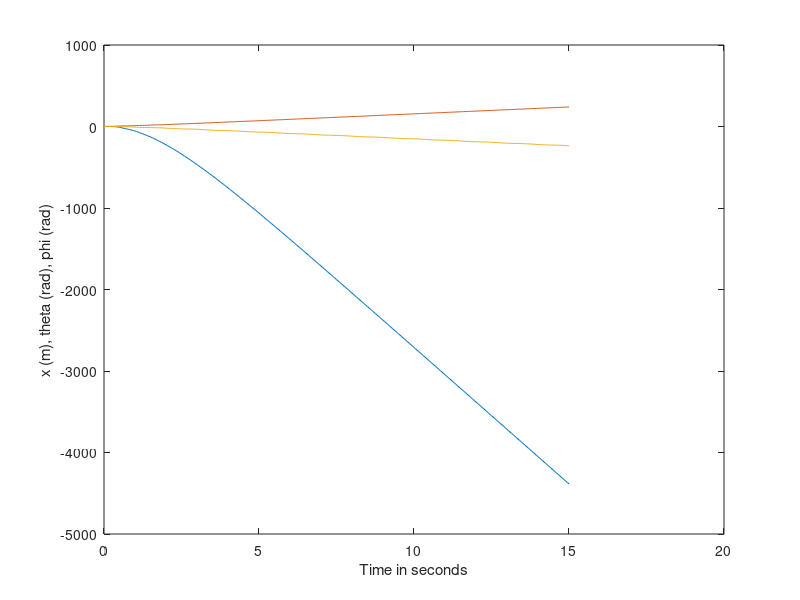
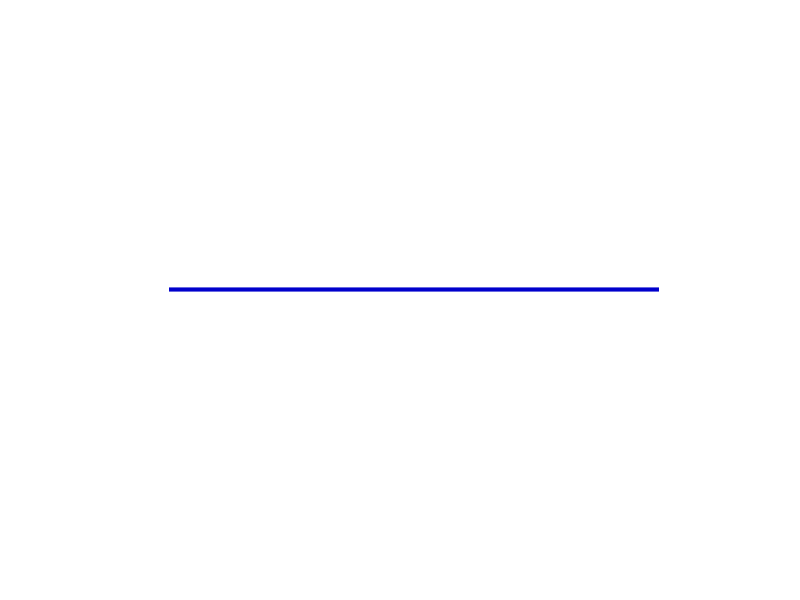

Write MATLAB code to recreate these figures, in order.
function DIP_Simulation()
% System parameters
g = 9.8;
l11 = .5;
l1t = 0;
l0 = 1;
l2 = 1;
m1 = .25;
m2 = .25;
mw = .5;
r = (58e-3)/2;
J1 = m1*r^2/2;
J2 = m2*.5^2;
Jw = mw*r^2/2;

% Set up values for ode23
t0 = 0;
tf = 15;
t = (t0:.05:tf)';
y0 = [0 pi/2 0 0 0 0]';
[t,Y] = ode23(@fofx,t,y0);

% Plot position vs. time for both coordinates
figure(1)
x  = Y(:,1);
theta  = Y(:,2);
phi = Y(:,3);
plot(t,[x theta phi]);
ylabel('x (m), theta (rad), phi (rad)')
xlabel('Time in seconds')

figure(2)
hold on
axis([-2.1 2.1 -2.1 2.1]);
axis('square');
axis('off');
for i=1:length(Y)
    cla
    q1 = Y(i,1);
    q2 = Y(i,2);
    q3 = Y(i,3);
    pts = [ [q1 r 0]', [q1 r 0]' + l0*[cos(q2) sin(q2) 0]', [q1 r 0]' + l0*[cos(q2) sin(q2) 0]' + l2*[cos(q2+q3) sin(q2+q3) 0]'];
    plot(q1,r,'go','LineWidth',23); % green circle
    plot(pts(1,:)',pts(2,:)','LineWidth',5,'Color',[.8 0 0]); % two red pendulums
    plot(pts(1,:)',pts(2,:)','yo','LineWidth',1); % yellow circles
    plot([-5 5]',[0 0]','LineWidth',3,'Color',[0 0 .8]); % blue ground
    pause(.1);
end

function ydot = fofx(t,y)
    q1  = y(1);
    q2  = y(2);
    q3  = y(3);
    q1d = y(4);
    q2d = y(5);
    q3d = y(6);

%    tau = 0;
     tau = -[1.0000 19.8194 0.0000 1.0459 0.7192 0]*(y-[0 pi/2 0 0 0 0]');
%    tau = -[0  396.9809   0   87.2548]*(y-[0 pi/2 0 0]');
%     if( tau > 40 ), tau = 40; end
%     if( tau < -40 ), tau = -40; end
    q1dd = -r*(J1*tau-J1*m2*l0*sin(q2)*q2d^2*r+m2*l0^2*tau-m2^2*l0^3*sin(q2)*q2d^2*r+m2*l0*cos(q2)*r*tau+m2*l0*cos(q2)*r*g*m1*l11*sin(q2)+m2*l0*cos(q2)^2*r*g*m1*l1t+m2*l0^2*cos(q2)*r*g*m1*sin(q2))/(-m1*r^2*J1-m1*r^2*m2*l0^2-m2*r^2*J1-m2^2*r^2*l0^2-mw*r^2*J1-mw*r^2*m2*l0^2-Jw*J1-Jw*m2*l0^2+m2^2*l0^2*cos(q2)^2*r^2);
    q2dd = -(mw*r^2*g*m1*l11*sin(q2)+mw*r^2*g*m1*l1t*cos(q2)+mw*r^2*g*m1*l0*sin(q2)+Jw*g*m1*l11*sin(q2)+Jw*g*m1*l1t*cos(q2)+Jw*g*m1*l0*sin(q2)+m2*l0*cos(q2)*r*tau+Jw*tau+m1*r^2*tau+m2*r^2*tau+mw*r^2*tau-m2^2*l0^2*cos(q2)*r^2*sin(q2)*q2d^2+m1^2*r^2*g*l11*sin(q2)+m1^2*r^2*g*l1t*cos(q2)+m1^2*r^2*g*l0*sin(q2)+m2*r^2*g*m1*l11*sin(q2)+m2*r^2*g*m1*l1t*cos(q2)+m2*r^2*g*m1*l0*sin(q2))/(-m1*r^2*J1-m1*r^2*m2*l0^2-m2*r^2*J1-m2^2*r^2*l0^2-mw*r^2*J1-mw*r^2*m2*l0^2-Jw*J1-Jw*m2*l0^2+m2^2*l0^2*cos(q2)^2*r^2)
    q3dd = (-g*m1*l2*sin(q2+q3)*Jw*m2*l0^2+g*m1*l2*sin(q2+q3)*m2^2*l0^2*cos(q2)^2*r^2+J2*Jw*g*m1*l0*sin(q2)-g*m1^2*l2*sin(q2+q3)*r^2*J1-g*m1^2*l2*sin(q2+q3)*r^2*m2*l0^2-g*m1*l2*sin(q2+q3)*m2*r^2*J1-g*m1*l2*sin(q2+q3)*m2^2*r^2*l0^2-g*m1*l2*sin(q2+q3)*mw*r^2*J1-g*m1*l2*sin(q2+q3)*mw*r^2*m2*l0^2-g*m1*l2*sin(q2+q3)*Jw*J1-m2^2*l0^2*cos(q2)*r^2*J2*sin(q2)*q2d^2+m2*l0*cos(q2)*r*J2*tau+J2*m1^2*r^2*g*l11*sin(q2)+J2*m1^2*r^2*g*l1t*cos(q2)+J2*m1^2*r^2*g*l0*sin(q2)+J2*m2*r^2*g*m1*l11*sin(q2)+J2*m2*r^2*g*m1*l1t*cos(q2)+J2*m2*r^2*g*m1*l0*sin(q2)+J2*mw*r^2*g*m1*l11*sin(q2)+J2*mw*r^2*g*m1*l1t*cos(q2)+J2*mw*r^2*g*m1*l0*sin(q2)+J2*Jw*g*m1*l11*sin(q2)+J2*Jw*g*m1*l1t*cos(q2)+J2*m1*r^2*tau+J2*m2*r^2*tau+J2*mw*r^2*tau+J2*Jw*tau)/(-m1*r^2*J1-m1*r^2*m2*l0^2-m2*r^2*J1-m2^2*r^2*l0^2-mw*r^2*J1-mw*r^2*m2*l0^2-Jw*J1-Jw*m2*l0^2+m2^2*l0^2*cos(q2)^2*r^2)/J2
    
    % set the derivative of the state vector
    ydot(1) = q1d;
    ydot(2) = q2d;
    ydot(3) = q3d;
    ydot(4) = q1dd;
    ydot(5) = q2dd;
    ydot(6) = q3dd;
    ydot = ydot(:); % Make sure the vector is vertical
end
end